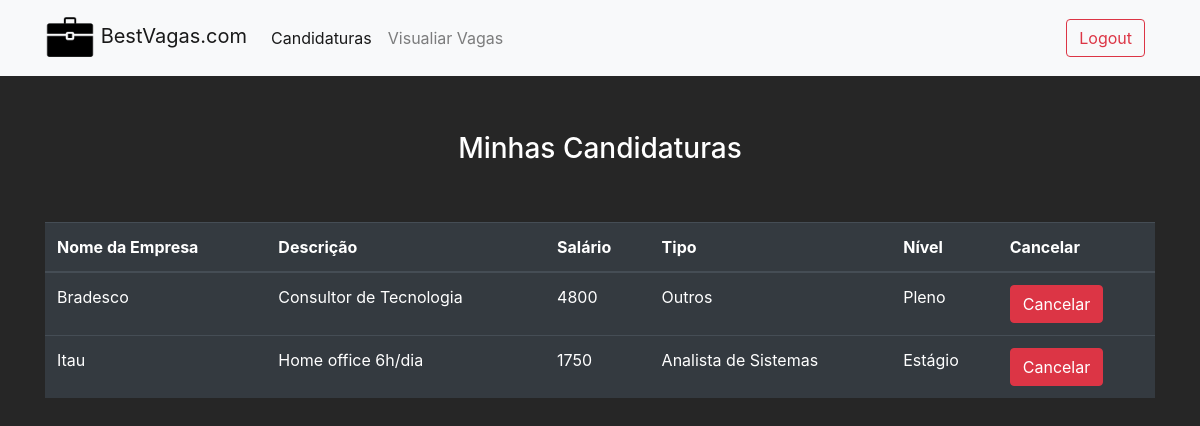
The app's page /candidato-home.php (signed in) with its own data.
### tables this page shows
CREATE TABLE `candidato_has_vaga` (
  `candidato_idcandidato` int(11) NOT NULL,
  `vaga_idvaga` int(11) NOT NULL
);

CREATE TABLE `vaga` (
  `idvaga` int(11) NOT NULL,
  `nome_empresa` varchar(45) NOT NULL,
  `descricao` varchar(300) NOT NULL,
  `salario` float NOT NULL,
  `nivel_vaga` varchar(45) NOT NULL,
  `tipo` varchar(45) NOT NULL
);

### classes/CandidatoVaga.php (called while the page is built, shortened)
<?php
class CandidatoVaga
{
    public static function listar($x)
    {
        $query = "SELECT cv.candidato_idcandidato, cv.vaga_idvaga, v.nome_empresa, v.idvaga, v.descricao, v.salario, v.nivel_vaga, v.tipo FROM candidato_has_vaga cv
        INNER JOIN vaga v ON cv.vaga_idvaga = v.idvaga WHERE cv.candidato_idcandidato = $x ORDER BY v.nome_empresa";
        $conexao = Conexao::pegarConexao();
        $resultado = $conexao->query($query);
        $lista = $resultado->fetchALL();
        return $lista;
    }
}

### candidato-home.php (the view, shortened to what this page needs)
<?php require_once 'verifica-login.php' ?>
<?php
    try {
        $lista = CandidatoVaga::listar($logado);
    } catch(Exception $e) {
        Erro::trataErro($e);
    }
?>
<!DOCTYPE html>
<html lang="en">
  <head>
    <link rel="stylesheet" href="https://stackpath.bootstrapcdn.com/bootstrap/4.3.1/css/bootstrap.min.css">
  </head>
  <body>
    <nav class="navbar navbar-expand-lg navbar-light bg-light">
      <div class="container">
        <a class="navbar-brand" href="candidato-home.php">
          <img src="images/work-icon-png-6.png" width="50" height="50" alt="">
          BestVagas.com
        </a>
        <div class="collapse navbar-collapse" id="navbarSupportedContent">
          <ul class="navbar-nav mr-auto">
            <li class="nav-item active">
              <a class="nav-link" href="candidato-home.php">Candidaturas</a>
            </li>
            <li class="nav-item">
              <a class="nav-link" href="candidato-vaga.php">Visualiar Vagas</a>
            </li>
          </ul>
          <form class="form-inline my-2 my-lg-0">
            <a href="logout.php" class="btn btn-outline-danger my-2 my-sm-0" style="margin-right: 10px;">Logout</a>
          </form>
        </div>
      </div>
    </nav>
    <div class="container">
    <center><h3 style="margin-top: 5%; margin-bottom: 3%;">Minhas Candidaturas</h3></center>
    <div class="row">
         <div class="col-md-12">
             <br>
              <table class="table table-dark">
                   <thead>
                        <tr>
                             <th>Nome da Empresa</th>
                             <th>Descrição</th>
                             <th>Salário</th>
                             <th>Tipo</th>
                             <th>Nível</th>
                             <th>Cancelar</th>
                        </tr>
                   </thead>
                   <tbody>
                        <?php foreach ($lista as $linha): ?>
                             <tr>
                             <td><?php echo $linha['nome_empresa'] ?></td>
                             <td><?php echo $linha['descricao'] ?></td>
                             <td><?php echo $linha['salario'] ?></td>
                             <td><?php echo $linha['tipo'] ?></td>
                             <td><?php echo $linha['nivel_vaga'] ?></td>
                             <td><a href="deletar-cadastro.php?id=<?php echo $linha['idvaga'] ?>" class="btn btn-danger">Cancelar</a></td>
                             </tr>
                        <?php endforeach ?>
                   </tbody>
              </table>
         </div>
    </div>
  </div>
  </body>
</html>

### candidato-home.php (style rules this page uses)
nav { background-color: rgb(19, 179, 19); }
body { background-color: #262626; }
h1,h2,h3 { color: white; }
img { max-height: 600px; }

### records on screen
candidato_has_vaga: vaga_idvaga.nome_empresa "Bradesco", vaga_idvaga.descricao "Consultor de Tecnologia", vaga_idvaga.salario "4800", vaga_idvaga.tipo "Outros", vaga_idvaga.nivel_vaga "Pleno"
candidato_has_vaga: vaga_idvaga.nome_empresa "Itau", vaga_idvaga.descricao "Home office 6h/dia", vaga_idvaga.salario "1750", vaga_idvaga.tipo "Analista de Sistemas", vaga_idvaga.nivel_vaga "Estágio"
